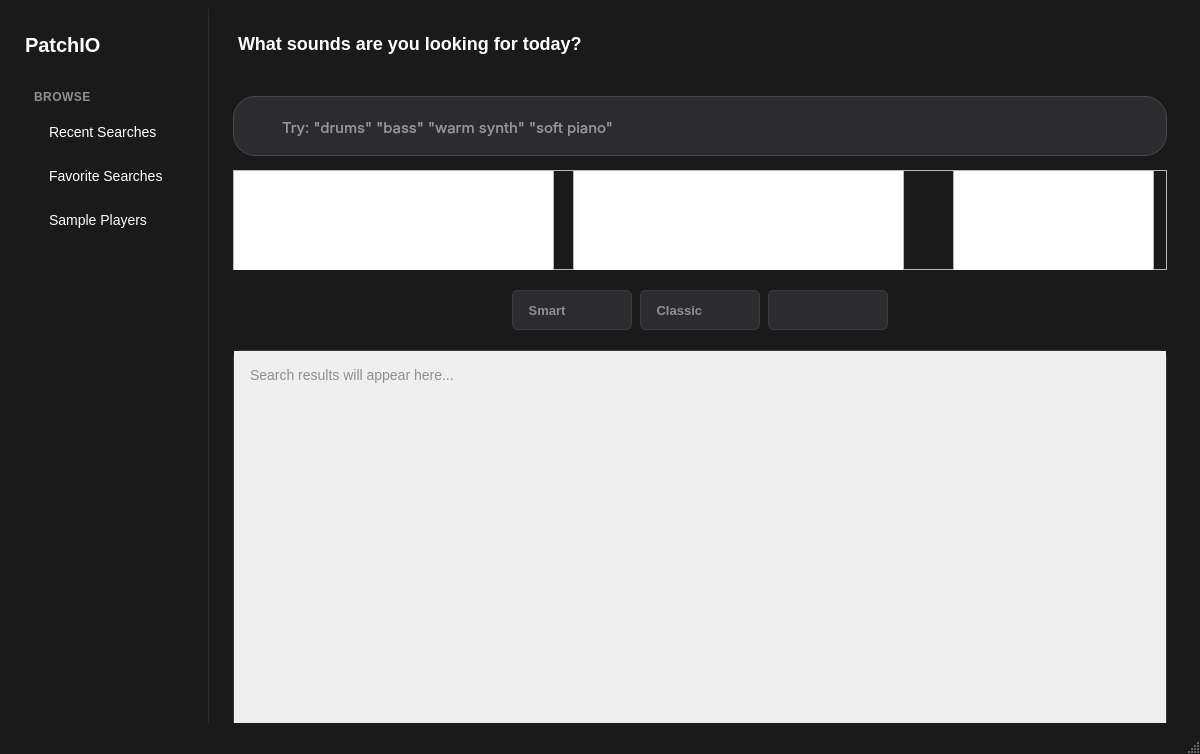
<?xml version="1.0" encoding="UTF-8"?>
<ui version="4.0">
 <class>MainWindow</class>
 <widget class="QMainWindow" name="MainWindow">
  <property name="geometry">
   <rect>
    <x>0</x>
    <y>0</y>
    <width>1200</width>
    <height>754</height>
   </rect>
  </property>
  <property name="minimumSize">
   <size>
    <width>1200</width>
    <height>700</height>
   </size>
  </property>
  <property name="windowTitle">
   <string>PatchIO - Modern Version</string>
  </property>
  <property name="styleSheet">
   <string notr="true">QMainWindow {
    background-color: #1A1A1A;
    color: #FFFFFF;
}

            QLabel {
                color: #FFFFFF;
                font-size: 14px;
                font-weight: 400;
                font-family: -apple-system, BlinkMacSystemFont, 'Segoe UI', Roboto, sans-serif;
            }

            QPushButton {
                background-color: #2C2C2E;
                border: 1px solid #3C3C3E;
                border-radius: 6px;
                color: #8E8E93;
                font-size: 13px;
                font-weight: 500;
                font-family: -apple-system, BlinkMacSystemFont, 'Segoe UI', Roboto, sans-serif;
                padding: 8px 12px;
                text-align: center;
            }

QPushButton:hover {
    background-color: #3A3A3C;
    border-color: #4A4A4C;
    color: #FFFFFF;
}

QPushButton:pressed {
    background-color: #1C1C1E;
}

QPushButton:checked {
    background-color: #3478f6;
    border-color: #3478f6;
    color: #FFFFFF;
    font-weight: 600;
}

QLineEdit:focus, QTextEdit:focus, QPlainTextEdit:focus {
    border: 2px solid #64B5F6;
    outline: none;
}

QLineEdit#searchInput:focus {
    border: none;
    outline: none;
}

QScrollArea {
    background-color: #2C2C2E;
    border: 1px solid #3C3C3E;
    border-radius: 8px;
}</string>
  </property>
  <widget class="QWidget" name="centralwidget">
   <layout class="QVBoxLayout" name="verticalLayout">
    <item>
     <widget class="QSplitter" name="splitter">
      <property name="styleSheet">
       <string notr="true">QSplitter {
    border: none;
    background-color: transparent;
}

QSplitter::handle {
    background-color: transparent;
    border: none;
}</string>
      </property>
      <property name="orientation">
       <enum>Qt::Orientation::Horizontal</enum>
      </property>
      <property name="handleWidth">
       <number>0</number>
      </property>
      <property name="childrenCollapsible">
       <bool>false</bool>
      </property>
      <widget class="QFrame" name="sidebar">
       <property name="minimumSize">
        <size>
         <width>200</width>
         <height>0</height>
        </size>
       </property>
       <property name="maximumSize">
        <size>
         <width>200</width>
         <height>16777215</height>
        </size>
       </property>
       <property name="autoFillBackground">
        <bool>false</bool>
       </property>
       <property name="styleSheet">
        <string notr="true">QFrame {
    border: none;
    border-right: 1px solid #2C2C2E;
}</string>
       </property>
       <property name="lineWidth">
        <number>0</number>
       </property>
       <layout class="QVBoxLayout" name="sidebarLayout">
        <property name="spacing">
         <number>24</number>
        </property>
        <property name="leftMargin">
         <number>16</number>
        </property>
        <property name="topMargin">
         <number>24</number>
        </property>
        <property name="rightMargin">
         <number>16</number>
        </property>
        <property name="bottomMargin">
         <number>24</number>
        </property>
        <item>
         <widget class="QLabel" name="sidebarTitle">
          <property name="styleSheet">
           <string notr="true">QLabel {
    color: #FFFFFF;
    font-size: 20px;
    font-weight: 600;
    border: none;
}</string>
          </property>
          <property name="lineWidth">
           <number>0</number>
          </property>
          <property name="text">
           <string>PatchIO</string>
          </property>
         </widget>
        </item>
        <item>
         <widget class="QFrame" name="browseSection">
          <property name="styleSheet">
           <string notr="true">QFrame {
    border: none;
}</string>
          </property>
          <property name="lineWidth">
           <number>0</number>
          </property>
          <layout class="QVBoxLayout" name="browseLayout">
           <property name="spacing">
            <number>12</number>
           </property>
           <item>
            <widget class="QLabel" name="browseTitle">
             <property name="styleSheet">
              <string notr="true">QLabel {
    color: #8E8E93;
    font-size: 12px;
    font-weight: 500;
    text-transform: uppercase;
    letter-spacing: 0.5px;
    border: none;
}</string>
             </property>
             <property name="lineWidth">
              <number>0</number>
             </property>
             <property name="text">
              <string>BROWSE</string>
             </property>
            </widget>
           </item>
           <item>
            <widget class="QLabel" name="recentSearches">
             <property name="styleSheet">
              <string notr="true">QLabel {
    color: #FFFFFF;
    font-size: 14px;
    padding: 8px 12px;
    border: none;
    border-radius: 0px;
    background-color: transparent;
}

QLabel:hover {
    background-color: #2C2C2E;
    border-radius: 4px;
}</string>
             </property>
             <property name="lineWidth">
              <number>0</number>
             </property>
             <property name="text">
              <string>Recent Searches</string>
             </property>
            </widget>
           </item>
           <item>
            <widget class="QLabel" name="favoriteSearches">
             <property name="styleSheet">
              <string notr="true">QLabel {
    color: #FFFFFF;
    font-size: 14px;
    padding: 8px 12px;
    border: none;
    border-radius: 0px;
    background-color: transparent;
}

QLabel:hover {
    background-color: #2C2C2E;
    border-radius: 4px;
}</string>
             </property>
             <property name="lineWidth">
              <number>0</number>
             </property>
             <property name="text">
              <string>Favorite Searches</string>
             </property>
            </widget>
           </item>
           <item>
            <widget class="QLabel" name="samplePlayers">
             <property name="styleSheet">
              <string notr="true">QLabel {
    color: #FFFFFF;
    font-size: 14px;
    padding: 8px 12px;
    border: none;
    border-radius: 0px;
    background-color: transparent;
}

QLabel:hover {
    background-color: #2C2C2E;
    border-radius: 4px;
}</string>
             </property>
             <property name="lineWidth">
              <number>0</number>
             </property>
             <property name="text">
              <string>Sample Players</string>
             </property>
            </widget>
           </item>
          </layout>
         </widget>
        </item>
        <item>
         <spacer name="verticalSpacer">
          <property name="orientation">
           <enum>Qt::Orientation::Vertical</enum>
          </property>
          <property name="sizeHint" stdset="0">
           <size>
            <width>20</width>
            <height>40</height>
           </size>
          </property>
         </spacer>
        </item>
       </layout>
      </widget>
      <widget class="QWidget" name="mainContent">
       <layout class="QVBoxLayout" name="mainLayout">
        <property name="spacing">
         <number>0</number>
        </property>
        <property name="leftMargin">
         <number>0</number>
        </property>
        <property name="topMargin">
         <number>0</number>
        </property>
        <property name="rightMargin">
         <number>0</number>
        </property>
        <property name="bottomMargin">
         <number>0</number>
        </property>
        <item>
         <layout class="QVBoxLayout" name="searchLayout">
          <property name="spacing">
           <number>20</number>
          </property>
          <property name="leftMargin">
           <number>24</number>
          </property>
          <property name="topMargin">
           <number>24</number>
          </property>
          <property name="rightMargin">
           <number>24</number>
          </property>
          <property name="bottomMargin">
           <number>0</number>
          </property>
          <item>
           <widget class="QLabel" name="searchQuestion">
            <property name="styleSheet">
             <string notr="true">QLabel {
    color: #FFFFFF;
    font-size: 18px;
    font-weight: 500;
    font-family: -apple-system, BlinkMacSystemFont, 'Segoe UI', Roboto, sans-serif;
    margin-bottom: 16px;
}</string>
            </property>
            <property name="text">
             <string>What sounds are you looking for today?</string>
            </property>
           </widget>
          </item>
          <item>
           <widget class="QFrame" name="searchBar">
            <property name="sizePolicy">
             <sizepolicy hsizetype="Expanding" vsizetype="Fixed">
              <horstretch>1</horstretch>
              <verstretch>0</verstretch>
             </sizepolicy>
            </property>
            <property name="minimumSize">
             <size>
              <width>0</width>
              <height>60</height>
             </size>
            </property>
            <property name="maximumSize">
             <size>
              <width>16777215</width>
              <height>48</height>
             </size>
            </property>
            <property name="styleSheet">
             <string notr="true">QFrame {
    background-color: #2C2C2E;
    border: 1px solid #48484A;
    border-radius: 22px;
    padding: 10px 14px;
}

QFrame[focused=&quot;true&quot;] {
    border: 2px solid #64B5F6;
    padding: 9px 13px;
}</string>
            </property>
            <layout class="QHBoxLayout" name="searchBarLayout">
             <property name="spacing">
              <number>8</number>
             </property>
             <property name="leftMargin">
              <number>0</number>
             </property>
             <property name="topMargin">
              <number>0</number>
             </property>
             <property name="rightMargin">
              <number>0</number>
             </property>
             <property name="bottomMargin">
              <number>0</number>
             </property>
             <item>
              <widget class="QLabel" name="searchIcon">
               <property name="sizePolicy">
                <sizepolicy hsizetype="Maximum" vsizetype="Maximum">
                 <horstretch>0</horstretch>
                 <verstretch>0</verstretch>
                </sizepolicy>
               </property>
               <property name="minimumSize">
                <size>
                 <width>24</width>
                 <height>24</height>
                </size>
               </property>
               <property name="maximumSize">
                <size>
                 <width>24</width>
                 <height>24</height>
                </size>
               </property>
               <property name="styleSheet">
                <string notr="true">QLabel {
    background-color: transparent;
    border: none;
    padding: 0px;
}</string>
               </property>
               <property name="text">
                <string/>
               </property>
               <property name="pixmap">
                <pixmap>../assets/icons/search_icon.png</pixmap>
               </property>
               <property name="scaledContents">
                <bool>true</bool>
               </property>
               <property name="alignment">
                <set>Qt::AlignmentFlag::AlignCenter</set>
               </property>
              </widget>
             </item>
             <item alignment="Qt::AlignmentFlag::AlignVCenter">
              <widget class="QLineEdit" name="searchInput">
               <property name="sizePolicy">
                <sizepolicy hsizetype="Expanding" vsizetype="Fixed">
                 <horstretch>1</horstretch>
                 <verstretch>0</verstretch>
                </sizepolicy>
               </property>
               <property name="minimumSize">
                <size>
                 <width>0</width>
                 <height>40</height>
                </size>
               </property>
               <property name="maximumSize">
                <size>
                 <width>16777215</width>
                 <height>40</height>
                </size>
               </property>
               <property name="font">
                <font>
                 <family>-apple-system</family>
                 <pointsize>-1</pointsize>
                 <bold>false</bold>
                </font>
               </property>
               <property name="styleSheet">
                <string notr="true">QLineEdit {
    background-color: transparent;
    border: none;
    color: #FFFFFF;
    font-size: 15px;
    font-weight: 400;
    font-family: -apple-system, BlinkMacSystemFont, 'Segoe UI', Roboto, sans-serif;
    padding: 0px 0px;
    text-align: left;
    qproperty-alignment: AlignVCenter;
}

QLineEdit:focus {
    border: none;
    outline: none;
}

QLineEdit::placeholder {
    color: #98989D;
    font-size: 15px;
    font-weight: 400;
}</string>
               </property>
               <property name="alignment">
                <set>Qt::AlignmentFlag::AlignVCenter</set>
               </property>
               <property name="placeholderText">
                <string>Try: &quot;drums&quot; &quot;bass&quot; &quot;warm synth&quot; &quot;soft piano&quot;</string>
               </property>
              </widget>
             </item>
             <item>
              <widget class="QToolButton" name="clearButton">
               <property name="minimumSize">
                <size>
                 <width>32</width>
                 <height>32</height>
                </size>
               </property>
               <property name="maximumSize">
                <size>
                 <width>32</width>
                 <height>32</height>
                </size>
               </property>
               <property name="styleSheet">
                <string notr="true">QToolButton {
    background-color: transparent;
    border: none;
}</string>
               </property>
               <property name="text">
                <string/>
               </property>
              </widget>
             </item>
             <item>
              <widget class="QToolButton" name="startSearchButton">
               <property name="minimumSize">
                <size>
                 <width>32</width>
                 <height>32</height>
                </size>
               </property>
               <property name="maximumSize">
                <size>
                 <width>32</width>
                 <height>32</height>
                </size>
               </property>
               <property name="visible">
                <bool>false</bool>
               </property>
               <property name="styleSheet">
                <string notr="true">QToolButton {
    background-color: transparent;
    border: none;
}</string>
               </property>
               <property name="text">
                <string/>
               </property>
              </widget>
             </item>
            </layout>
           </widget>
          </item>
          <item>
           <widget class="QFrame" name="frame">
            <property name="sizePolicy">
             <sizepolicy hsizetype="Expanding" vsizetype="Expanding">
              <horstretch>1</horstretch>
              <verstretch>1</verstretch>
             </sizepolicy>
            </property>
            <property name="minimumSize">
             <size>
              <width>150</width>
              <height>100</height>
             </size>
            </property>
            <property name="frameShape">
             <enum>QFrame::Shape::StyledPanel</enum>
            </property>
            <property name="frameShadow">
             <enum>QFrame::Shadow::Raised</enum>
            </property>
            <widget class="QTextEdit" name="textEdit">
             <property name="geometry">
              <rect>
               <x>0</x>
               <y>0</y>
               <width>321</width>
               <height>101</height>
              </rect>
             </property>
            </widget>
            <widget class="QTextEdit" name="textEdit_2">
             <property name="geometry">
              <rect>
               <x>340</x>
               <y>0</y>
               <width>331</width>
               <height>101</height>
              </rect>
             </property>
            </widget>
            <widget class="QTextEdit" name="textEdit_3">
             <property name="geometry">
              <rect>
               <x>720</x>
               <y>0</y>
               <width>201</width>
               <height>101</height>
              </rect>
             </property>
            </widget>
           </widget>
          </item>
          <item>
           <widget class="QFrame" name="topBar">
            <layout class="QHBoxLayout" name="topBarLayout">
             <property name="spacing">
              <number>16</number>
             </property>
             <property name="leftMargin">
              <number>0</number>
             </property>
             <property name="topMargin">
              <number>0</number>
             </property>
             <property name="rightMargin">
              <number>0</number>
             </property>
             <property name="bottomMargin">
              <number>0</number>
             </property>
             <item>
              <layout class="QHBoxLayout" name="modesLayout">
               <property name="spacing">
                <number>8</number>
               </property>
               <item>
                <widget class="QPushButton" name="aiButton">
                 <property name="minimumSize">
                  <size>
                   <width>120</width>
                   <height>40</height>
                  </size>
                 </property>
                 <property name="maximumSize">
                  <size>
                   <width>120</width>
                   <height>40</height>
                  </size>
                 </property>
                 <property name="styleSheet">
                  <string notr="true">QPushButton {
    text-align: left;
}</string>
                 </property>
                 <property name="text">
                  <string> Smart</string>
                 </property>
                 <property name="icon">
                  <iconset>
                   <normaloff>../assets/icons/ai_search_icon.png</normaloff>../assets/icons/ai_search_icon.png</iconset>
                 </property>
                 <property name="iconSize">
                  <size>
                   <width>24</width>
                   <height>24</height>
                  </size>
                 </property>
                 <property name="checkable">
                  <bool>true</bool>
                 </property>
                 <property name="autoExclusive">
                  <bool>true</bool>
                 </property>
                </widget>
               </item>
               <item>
                <widget class="QPushButton" name="simpleButton">
                 <property name="minimumSize">
                  <size>
                   <width>120</width>
                   <height>40</height>
                  </size>
                 </property>
                 <property name="maximumSize">
                  <size>
                   <width>120</width>
                   <height>40</height>
                  </size>
                 </property>
                 <property name="styleSheet">
                  <string notr="true">QPushButton {
    text-align: left;
}</string>
                 </property>
                 <property name="text">
                  <string> Classic</string>
                 </property>
                 <property name="icon">
                  <iconset>
                   <normaloff>../assets/icons/simple_mode.png</normaloff>../assets/icons/simple_mode.png</iconset>
                 </property>
                 <property name="iconSize">
                  <size>
                   <width>24</width>
                   <height>24</height>
                  </size>
                 </property>
                 <property name="checkable">
                  <bool>true</bool>
                 </property>
                 <property name="autoExclusive">
                  <bool>true</bool>
                 </property>
                </widget>
               </item>
               <item>
                <widget class="QPushButton" name="advancedButton">
                 <property name="minimumSize">
                  <size>
                   <width>120</width>
                   <height>40</height>
                  </size>
                 </property>
                 <property name="maximumSize">
                  <size>
                   <width>120</width>
                   <height>40</height>
                  </size>
                 </property>
                 <property name="styleSheet">
                  <string notr="true">QPushButton {
    text-align: left;
}</string>
                 </property>
                 <property name="text">
                 </property>
                 <property name="icon">
                  <iconset>
                   <normaloff>../assets/icons/advanced_mode.png</normaloff>../assets/icons/advanced_mode.png</iconset>
                 </property>
                 <property name="iconSize">
                  <size>
                   <width>24</width>
                   <height>24</height>
                  </size>
                 </property>
                 <property name="checkable">
                  <bool>true</bool>
                 </property>
                 <property name="autoExclusive">
                  <bool>true</bool>
                 </property>
                </widget>
               </item>
              </layout>
             </item>
            </layout>
           </widget>
          </item>
         </layout>
        </item>
        <item>
         <layout class="QVBoxLayout" name="resultsLayout">
          <property name="spacing">
           <number>0</number>
          </property>
          <property name="leftMargin">
           <number>24</number>
          </property>
          <property name="topMargin">
           <number>20</number>
          </property>
          <property name="rightMargin">
           <number>24</number>
          </property>
          <property name="bottomMargin">
           <number>24</number>
          </property>
          <item>
           <widget class="QScrollArea" name="resultsArea">
            <property name="minimumSize">
             <size>
              <width>0</width>
              <height>400</height>
             </size>
            </property>
            <property name="styleSheet">
             <string notr="true">QScrollArea {
    background-color: #2C2C2E;
    border: 1px solid #3C3C3E;
    border-radius: 8px;
}</string>
            </property>
            <property name="widgetResizable">
             <bool>true</bool>
            </property>
            <widget class="QWidget" name="scrollAreaWidgetContents">
             <property name="geometry">
              <rect>
               <x>0</x>
               <y>0</y>
               <width>924</width>
               <height>398</height>
              </rect>
             </property>
             <layout class="QVBoxLayout" name="scrollAreaLayout">
              <property name="spacing">
               <number>0</number>
              </property>
              <property name="leftMargin">
               <number>16</number>
              </property>
              <property name="topMargin">
               <number>16</number>
              </property>
              <property name="rightMargin">
               <number>16</number>
              </property>
              <property name="bottomMargin">
               <number>16</number>
              </property>
              <item>
               <widget class="QLabel" name="resultsPlaceholder">
                <property name="styleSheet">
                 <string notr="true">QLabel {
    color: #8E8E93;
    font-size: 14px;
}</string>
                </property>
                <property name="text">
                 <string>Search results will appear here...</string>
                </property>
               </widget>
              </item>
              <item>
               <spacer name="verticalSpacer_2">
                <property name="orientation">
                 <enum>Qt::Orientation::Vertical</enum>
                </property>
                <property name="sizeHint" stdset="0">
                 <size>
                  <width>20</width>
                  <height>40</height>
                 </size>
                </property>
               </spacer>
              </item>
             </layout>
            </widget>
           </widget>
          </item>
         </layout>
        </item>
       </layout>
      </widget>
     </widget>
    </item>
   </layout>
  </widget>
  <widget class="QMenuBar" name="menubar">
   <property name="geometry">
    <rect>
     <x>0</x>
     <y>0</y>
     <width>1200</width>
     <height>24</height>
    </rect>
   </property>
  </widget>
  <widget class="QStatusBar" name="statusbar"/>
 </widget>
 <resources/>
 <connections/>
</ui>
